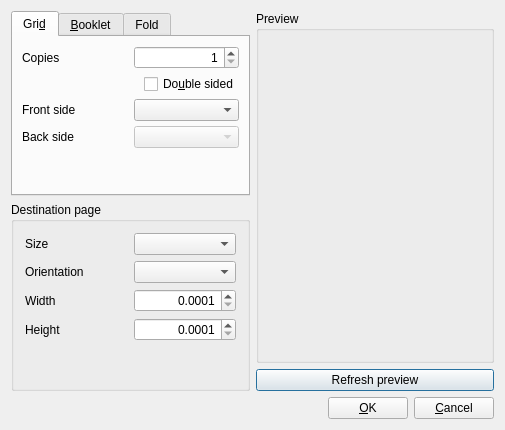
<ui version="4.0" >
 <class>ImpositionBase</class>
 <widget class="QDialog" name="ImpositionBase" >
  <property name="geometry" >
   <rect>
    <x>0</x>
    <y>0</y>
    <width>505</width>
    <height>430</height>
   </rect>
  </property>
  <property name="sizePolicy" >
   <sizepolicy vsizetype="Minimum" hsizetype="Preferred" >
    <horstretch>0</horstretch>
    <verstretch>0</verstretch>
   </sizepolicy>
  </property>
  <property name="windowTitle" >
   <string>Imposition</string>
  </property>
  <layout class="QGridLayout" >
   <item row="0" column="0" >
    <layout class="QVBoxLayout" >
     <item>
      <layout class="QHBoxLayout" >
       <item>
        <layout class="QVBoxLayout" >
         <item>
          <widget class="QTabWidget" name="impositionTabWidget" >
           <property name="enabled" >
            <bool>true</bool>
           </property>
           <property name="sizePolicy" >
            <sizepolicy vsizetype="Expanding" hsizetype="Minimum" >
             <horstretch>0</horstretch>
             <verstretch>0</verstretch>
            </sizepolicy>
           </property>
           <property name="currentIndex" >
            <number>0</number>
           </property>
           <widget class="QWidget" name="grid" >
            <attribute name="title" >
             <string>Gri&amp;d</string>
            </attribute>
            <layout class="QGridLayout" >
             <property name="leftMargin" >
              <number>9</number>
             </property>
             <property name="topMargin" >
              <number>9</number>
             </property>
             <property name="rightMargin" >
              <number>9</number>
             </property>
             <property name="bottomMargin" >
              <number>9</number>
             </property>
             <property name="horizontalSpacing" >
              <number>6</number>
             </property>
             <property name="verticalSpacing" >
              <number>6</number>
             </property>
             <item row="0" column="0" >
              <layout class="QVBoxLayout" >
               <property name="spacing" >
                <number>5</number>
               </property>
               <property name="leftMargin" >
                <number>0</number>
               </property>
               <property name="topMargin" >
                <number>0</number>
               </property>
               <property name="rightMargin" >
                <number>0</number>
               </property>
               <property name="bottomMargin" >
                <number>0</number>
               </property>
               <item>
                <layout class="QHBoxLayout" >
                 <property name="spacing" >
                  <number>6</number>
                 </property>
                 <property name="leftMargin" >
                  <number>0</number>
                 </property>
                 <property name="topMargin" >
                  <number>0</number>
                 </property>
                 <property name="rightMargin" >
                  <number>0</number>
                 </property>
                 <property name="bottomMargin" >
                  <number>0</number>
                 </property>
                 <item>
                  <widget class="QLabel" name="text11" >
                   <property name="text" >
                    <string>Copies</string>
                   </property>
                   <property name="wordWrap" >
                    <bool>false</bool>
                   </property>
                  </widget>
                 </item>
                 <item>
                  <widget class="QSpinBox" name="boxCopies" >
                   <property name="alignment" >
                    <set>Qt::AlignRight</set>
                   </property>
                   <property name="minimum" >
                    <number>1</number>
                   </property>
                  </widget>
                 </item>
                </layout>
               </item>
               <item>
                <layout class="QHBoxLayout" >
                 <property name="spacing" >
                  <number>6</number>
                 </property>
                 <property name="leftMargin" >
                  <number>0</number>
                 </property>
                 <property name="topMargin" >
                  <number>0</number>
                 </property>
                 <property name="rightMargin" >
                  <number>0</number>
                 </property>
                 <property name="bottomMargin" >
                  <number>0</number>
                 </property>
                 <item>
                  <spacer>
                   <property name="orientation" >
                    <enum>Qt::Horizontal</enum>
                   </property>
                   <property name="sizeType" >
                    <enum>QSizePolicy::Expanding</enum>
                   </property>
                   <property name="sizeHint" >
                    <size>
                     <width>40</width>
                     <height>20</height>
                    </size>
                   </property>
                  </spacer>
                 </item>
                 <item>
                  <widget class="QCheckBox" name="chb2Sides" >
                   <property name="text" >
                    <string>Do&amp;uble sided</string>
                   </property>
                   <property name="shortcut" >
                    <string>Alt+U</string>
                   </property>
                  </widget>
                 </item>
                </layout>
               </item>
               <item>
                <layout class="QHBoxLayout" >
                 <property name="spacing" >
                  <number>6</number>
                 </property>
                 <property name="leftMargin" >
                  <number>0</number>
                 </property>
                 <property name="topMargin" >
                  <number>0</number>
                 </property>
                 <property name="rightMargin" >
                  <number>0</number>
                 </property>
                 <property name="bottomMargin" >
                  <number>0</number>
                 </property>
                 <item>
                  <widget class="QLabel" name="text12" >
                   <property name="text" >
                    <string>Front side</string>
                   </property>
                   <property name="wordWrap" >
                    <bool>false</bool>
                   </property>
                  </widget>
                 </item>
                 <item>
                  <widget class="QComboBox" name="cbFront" />
                 </item>
                </layout>
               </item>
               <item>
                <layout class="QHBoxLayout" >
                 <property name="spacing" >
                  <number>6</number>
                 </property>
                 <property name="leftMargin" >
                  <number>0</number>
                 </property>
                 <property name="topMargin" >
                  <number>0</number>
                 </property>
                 <property name="rightMargin" >
                  <number>0</number>
                 </property>
                 <property name="bottomMargin" >
                  <number>0</number>
                 </property>
                 <item>
                  <widget class="QLabel" name="text13" >
                   <property name="text" >
                    <string>Back side</string>
                   </property>
                   <property name="wordWrap" >
                    <bool>false</bool>
                   </property>
                  </widget>
                 </item>
                 <item>
                  <widget class="QComboBox" name="cbBack" >
                   <property name="enabled" >
                    <bool>false</bool>
                   </property>
                  </widget>
                 </item>
                </layout>
               </item>
              </layout>
             </item>
             <item row="1" column="0" >
              <spacer>
               <property name="orientation" >
                <enum>Qt::Vertical</enum>
               </property>
               <property name="sizeHint" >
                <size>
                 <width>20</width>
                 <height>40</height>
                </size>
               </property>
              </spacer>
             </item>
            </layout>
           </widget>
           <widget class="QWidget" name="booklet" >
            <attribute name="title" >
             <string>&amp;Booklet</string>
            </attribute>
            <widget class="QWidget" name="layoutWidget" >
             <property name="geometry" >
              <rect>
               <x>9</x>
               <y>9</y>
               <width>211</width>
               <height>61</height>
              </rect>
             </property>
             <layout class="QVBoxLayout" >
              <item>
               <layout class="QHBoxLayout" >
                <property name="spacing" >
                 <number>6</number>
                </property>
                <property name="leftMargin" >
                 <number>0</number>
                </property>
                <property name="topMargin" >
                 <number>0</number>
                </property>
                <property name="rightMargin" >
                 <number>0</number>
                </property>
                <property name="bottomMargin" >
                 <number>0</number>
                </property>
                <item>
                 <widget class="QLabel" name="textLabel3" >
                  <property name="text" >
                   <string>Pages per sheet</string>
                  </property>
                  <property name="wordWrap" >
                   <bool>false</bool>
                  </property>
                 </widget>
                </item>
                <item>
                 <widget class="QComboBox" name="cbLayout" >
                  <item>
                   <property name="text" >
                    <string>4</string>
                   </property>
                  </item>
                  <item>
                   <property name="text" >
                    <string>8</string>
                   </property>
                  </item>
                  <item>
                   <property name="text" >
                    <string>16</string>
                   </property>
                  </item>
                 </widget>
                </item>
               </layout>
              </item>
              <item>
               <layout class="QHBoxLayout" >
                <item>
                 <widget class="QLabel" name="label_3" >
                  <property name="text" >
                   <string>Pages</string>
                  </property>
                 </widget>
                </item>
                <item>
                 <widget class="QLineEdit" name="inpPages" >
                  <property name="toolTip" >
                   <string>&lt;html>&lt;head>&lt;meta name="qrichtext" content="1" />&lt;style type="text/css">
p, li { white-space: pre-wrap; }
&lt;/style>&lt;/head>&lt;body style=" font-family:'Sans Serif'; font-size:9pt; font-weight:400; font-style:normal;">
&lt;p style=" margin-top:0px; margin-bottom:0px; margin-left:0px; margin-right:0px; -qt-block-indent:0; text-indent:0px;">Separate pages with a comma, ranges with a hyphen, e.g. 1,4,9-11 to get pages 1,4,9,10,11.&lt;/p>&lt;/body>&lt;/html></string>
                  </property>
                 </widget>
                </item>
               </layout>
              </item>
             </layout>
            </widget>
           </widget>
           <widget class="QWidget" name="fold" >
            <attribute name="title" >
             <string>Fold</string>
            </attribute>
            <layout class="QGridLayout" >
             <item row="0" column="0" >
              <layout class="QVBoxLayout" >
               <item>
                <layout class="QHBoxLayout" >
                 <item>
                  <widget class="QLabel" name="label" >
                   <property name="text" >
                    <string>Front page from</string>
                   </property>
                  </widget>
                 </item>
                 <item>
                  <widget class="QComboBox" name="foldFrontPage" />
                 </item>
                </layout>
               </item>
               <item>
                <layout class="QHBoxLayout" >
                 <item>
                  <spacer>
                   <property name="orientation" >
                    <enum>Qt::Horizontal</enum>
                   </property>
                   <property name="sizeHint" >
                    <size>
                     <width>40</width>
                     <height>20</height>
                    </size>
                   </property>
                  </spacer>
                 </item>
                 <item>
                  <widget class="QCheckBox" name="foldIsBackSide" >
                   <property name="text" >
                    <string>Double sided</string>
                   </property>
                  </widget>
                 </item>
                </layout>
               </item>
               <item>
                <layout class="QHBoxLayout" >
                 <item>
                  <widget class="QLabel" name="label_2" >
                   <property name="text" >
                    <string>Back page from</string>
                   </property>
                  </widget>
                 </item>
                 <item>
                  <widget class="QComboBox" name="foldBackPage" >
                   <property name="enabled" >
                    <bool>false</bool>
                   </property>
                  </widget>
                 </item>
                </layout>
               </item>
              </layout>
             </item>
            </layout>
           </widget>
          </widget>
         </item>
         <item>
          <widget class="QGroupBox" name="pageGroupBox" >
           <property name="sizePolicy" >
            <sizepolicy vsizetype="Expanding" hsizetype="Minimum" >
             <horstretch>0</horstretch>
             <verstretch>0</verstretch>
            </sizepolicy>
           </property>
           <property name="title" >
            <string>Destination page</string>
           </property>
           <layout class="QVBoxLayout" >
            <item>
             <layout class="QVBoxLayout" >
              <property name="spacing" >
               <number>6</number>
              </property>
              <property name="leftMargin" >
               <number>0</number>
              </property>
              <property name="topMargin" >
               <number>0</number>
              </property>
              <property name="rightMargin" >
               <number>0</number>
              </property>
              <property name="bottomMargin" >
               <number>0</number>
              </property>
              <item>
               <layout class="QHBoxLayout" >
                <property name="spacing" >
                 <number>6</number>
                </property>
                <property name="leftMargin" >
                 <number>0</number>
                </property>
                <property name="topMargin" >
                 <number>0</number>
                </property>
                <property name="rightMargin" >
                 <number>0</number>
                </property>
                <property name="bottomMargin" >
                 <number>0</number>
                </property>
                <item>
                 <widget class="QLabel" name="text01" >
                  <property name="text" >
                   <string>Size</string>
                  </property>
                  <property name="wordWrap" >
                   <bool>false</bool>
                  </property>
                 </widget>
                </item>
                <item>
                 <widget class="QComboBox" name="pageSizeComboBox" />
                </item>
               </layout>
              </item>
              <item>
               <layout class="QHBoxLayout" >
                <property name="spacing" >
                 <number>6</number>
                </property>
                <property name="leftMargin" >
                 <number>0</number>
                </property>
                <property name="topMargin" >
                 <number>0</number>
                </property>
                <property name="rightMargin" >
                 <number>0</number>
                </property>
                <property name="bottomMargin" >
                 <number>0</number>
                </property>
                <item>
                 <widget class="QLabel" name="text02" >
                  <property name="text" >
                   <string>Orientation</string>
                  </property>
                  <property name="wordWrap" >
                   <bool>false</bool>
                  </property>
                 </widget>
                </item>
                <item>
                 <widget class="QComboBox" name="pageOrientationComboBox" />
                </item>
               </layout>
              </item>
              <item>
               <layout class="QHBoxLayout" >
                <property name="spacing" >
                 <number>6</number>
                </property>
                <property name="leftMargin" >
                 <number>0</number>
                </property>
                <property name="topMargin" >
                 <number>0</number>
                </property>
                <property name="rightMargin" >
                 <number>0</number>
                </property>
                <property name="bottomMargin" >
                 <number>0</number>
                </property>
                <item>
                 <widget class="QLabel" name="text03" >
                  <property name="text" >
                   <string>Width</string>
                  </property>
                  <property name="wordWrap" >
                   <bool>false</bool>
                  </property>
                 </widget>
                </item>
                <item>
                 <widget class="QDoubleSpinBox" name="pageWidthBox" >
                  <property name="alignment" >
                   <set>Qt::AlignRight</set>
                  </property>
                  <property name="decimals" >
                   <number>4</number>
                  </property>
                  <property name="minimum" >
                   <double>0.000100000000000</double>
                  </property>
                  <property name="maximum" >
                   <double>10000.000000000000000</double>
                  </property>
                 </widget>
                </item>
               </layout>
              </item>
              <item>
               <layout class="QHBoxLayout" >
                <property name="spacing" >
                 <number>6</number>
                </property>
                <property name="leftMargin" >
                 <number>0</number>
                </property>
                <property name="topMargin" >
                 <number>0</number>
                </property>
                <property name="rightMargin" >
                 <number>0</number>
                </property>
                <property name="bottomMargin" >
                 <number>0</number>
                </property>
                <item>
                 <widget class="QLabel" name="text04" >
                  <property name="text" >
                   <string>Height</string>
                  </property>
                  <property name="wordWrap" >
                   <bool>false</bool>
                  </property>
                 </widget>
                </item>
                <item>
                 <widget class="QDoubleSpinBox" name="pageHeightBox" >
                  <property name="alignment" >
                   <set>Qt::AlignRight</set>
                  </property>
                  <property name="decimals" >
                   <number>4</number>
                  </property>
                  <property name="minimum" >
                   <double>0.000100000000000</double>
                  </property>
                  <property name="maximum" >
                   <double>10000.000000000000000</double>
                  </property>
                 </widget>
                </item>
               </layout>
              </item>
             </layout>
            </item>
            <item>
             <spacer>
              <property name="orientation" >
               <enum>Qt::Vertical</enum>
              </property>
              <property name="sizeHint" >
               <size>
                <width>20</width>
                <height>40</height>
               </size>
              </property>
             </spacer>
            </item>
           </layout>
          </widget>
         </item>
        </layout>
       </item>
       <item>
        <layout class="QVBoxLayout" >
         <item>
          <widget class="QGroupBox" name="previewGroupBox" >
           <property name="sizePolicy" >
            <sizepolicy vsizetype="Preferred" hsizetype="Preferred" >
             <horstretch>0</horstretch>
             <verstretch>0</verstretch>
            </sizepolicy>
           </property>
           <property name="title" >
            <string>Preview</string>
           </property>
          </widget>
         </item>
         <item>
          <widget class="QPushButton" name="btnPreview" >
           <property name="text" >
            <string>Refresh preview</string>
           </property>
          </widget>
         </item>
        </layout>
       </item>
      </layout>
     </item>
     <item>
      <layout class="QHBoxLayout" >
       <property name="spacing" >
        <number>6</number>
       </property>
       <property name="leftMargin" >
        <number>0</number>
       </property>
       <property name="topMargin" >
        <number>0</number>
       </property>
       <property name="rightMargin" >
        <number>0</number>
       </property>
       <property name="bottomMargin" >
        <number>0</number>
       </property>
       <item>
        <spacer>
         <property name="orientation" >
          <enum>Qt::Horizontal</enum>
         </property>
         <property name="sizeType" >
          <enum>QSizePolicy::Expanding</enum>
         </property>
         <property name="sizeHint" >
          <size>
           <width>160</width>
           <height>20</height>
          </size>
         </property>
        </spacer>
       </item>
       <item>
        <widget class="QPushButton" name="btnGo" >
         <property name="text" >
          <string>&amp;OK</string>
         </property>
         <property name="shortcut" >
          <string>Alt+G</string>
         </property>
        </widget>
       </item>
       <item>
        <widget class="QPushButton" name="btnCancel" >
         <property name="text" >
          <string>&amp;Cancel</string>
         </property>
         <property name="shortcut" >
          <string>Alt+C</string>
         </property>
        </widget>
       </item>
      </layout>
     </item>
    </layout>
   </item>
  </layout>
 </widget>
 <layoutdefault spacing="6" margin="11" />
 <pixmapfunction>qPixmapFromMimeSource</pixmapfunction>
 <resources/>
 <connections>
  <connection>
   <sender>btnGo</sender>
   <signal>clicked()</signal>
   <receiver>ImpositionBase</receiver>
   <slot>accept()</slot>
   <hints>
    <hint type="sourcelabel" >
     <x>407</x>
     <y>392</y>
    </hint>
    <hint type="destinationlabel" >
     <x>20</x>
     <y>20</y>
    </hint>
   </hints>
  </connection>
  <connection>
   <sender>btnCancel</sender>
   <signal>clicked()</signal>
   <receiver>ImpositionBase</receiver>
   <slot>reject()</slot>
   <hints>
    <hint type="sourcelabel" >
     <x>488</x>
     <y>392</y>
    </hint>
    <hint type="destinationlabel" >
     <x>20</x>
     <y>20</y>
    </hint>
   </hints>
  </connection>
 </connections>
</ui>
